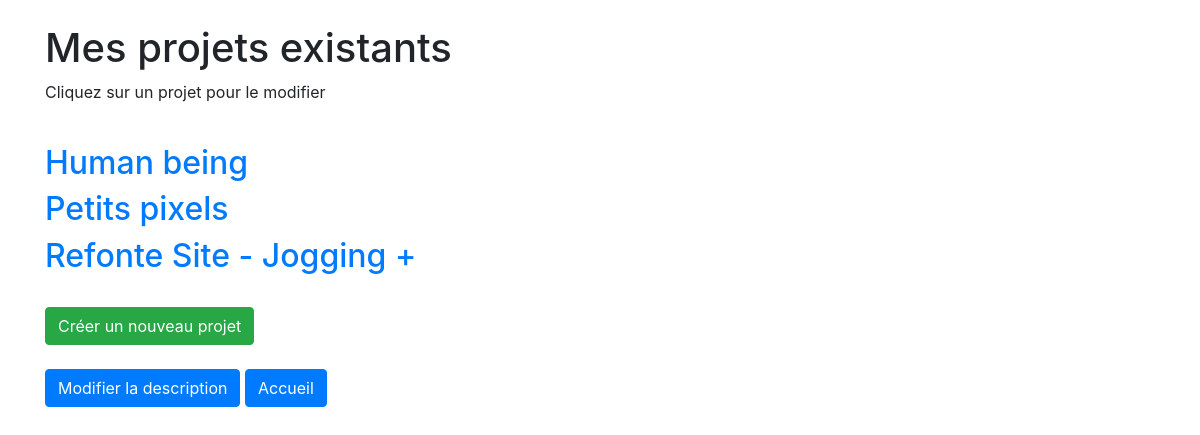
The page /addproject.php on the database its author committed.
### tables this page shows
CREATE TABLE IF NOT EXISTS `works` (
  `id` int(11) NOT NULL AUTO_INCREMENT,
  `title` varchar(256) NOT NULL,
  `description` varchar(10000) NOT NULL,
  PRIMARY KEY (`id`)
);

### php/code.php (called while the page is built, shortened)
<?php
require("database.php");
class Works {
    function get_works()
    {
        global $db;
        $request = "SELECT * FROM works";
        $resultat = $db->query($request);
        $works = $resultat->fetchAll();
        return($works);
    }
}
?>

### addproject.php (the view, shortened to what this page needs)
<?php
include_once("php/code.php");
$work = new Works;
?>
<!DOCTYPE html>
<html>
<head>
	<link rel="stylesheet" href="https://stackpath.bootstrapcdn.com/bootstrap/4.4.1/css/bootstrap.min.css">
</head>
<body>
<div class="container"><br>
                  <h1>Mes projets existants</h1>
                  <p>Cliquez sur un projet pour le modifier</p><br>
    			 <?php
                 $allworks = $work->get_works();
                foreach($allworks as $w)
                  { ?>
					<a href="modifproject.php?id=<?php echo($w["id"]); ?>">
                    <h2><?php echo($w["title"]); ?></h2></a>
					<?php } ?> <br>
					<a href="createproject.php" class="btn btn-success">Créer un nouveau projet</a>
					<br>
					<br>
					<a href="form.php" class="btn btn-primary">Modifier la description</a>
					<a href="index.php" class="btn btn-primary">Accueil</a>
</div>
</body>
</html>

### rows shown on the page
works: title "Human being"
works: title "Petits pixels"
works: title "Refonte Site - Jogging +"
